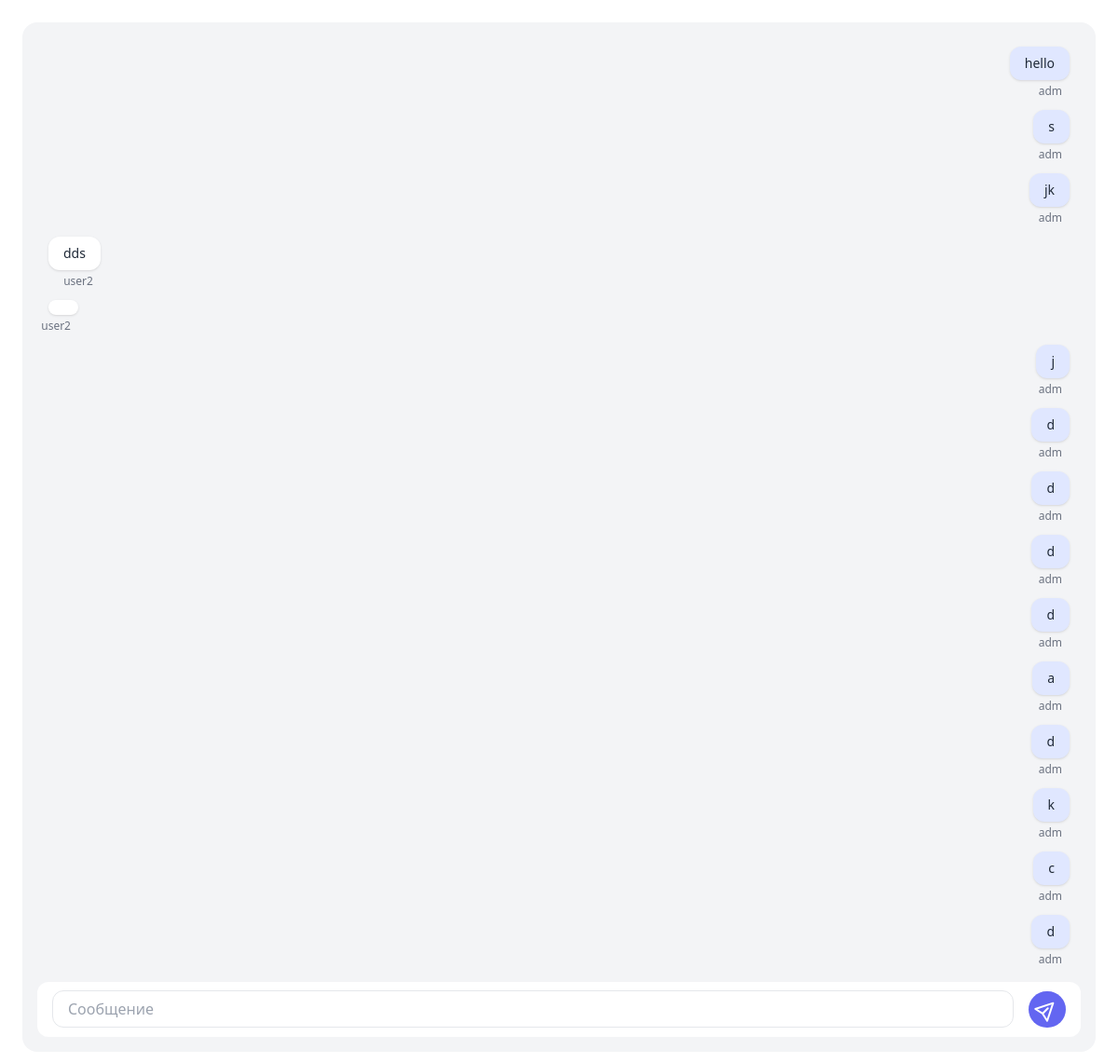
/1/ (signed in), run on an earlier commit of the app's database.
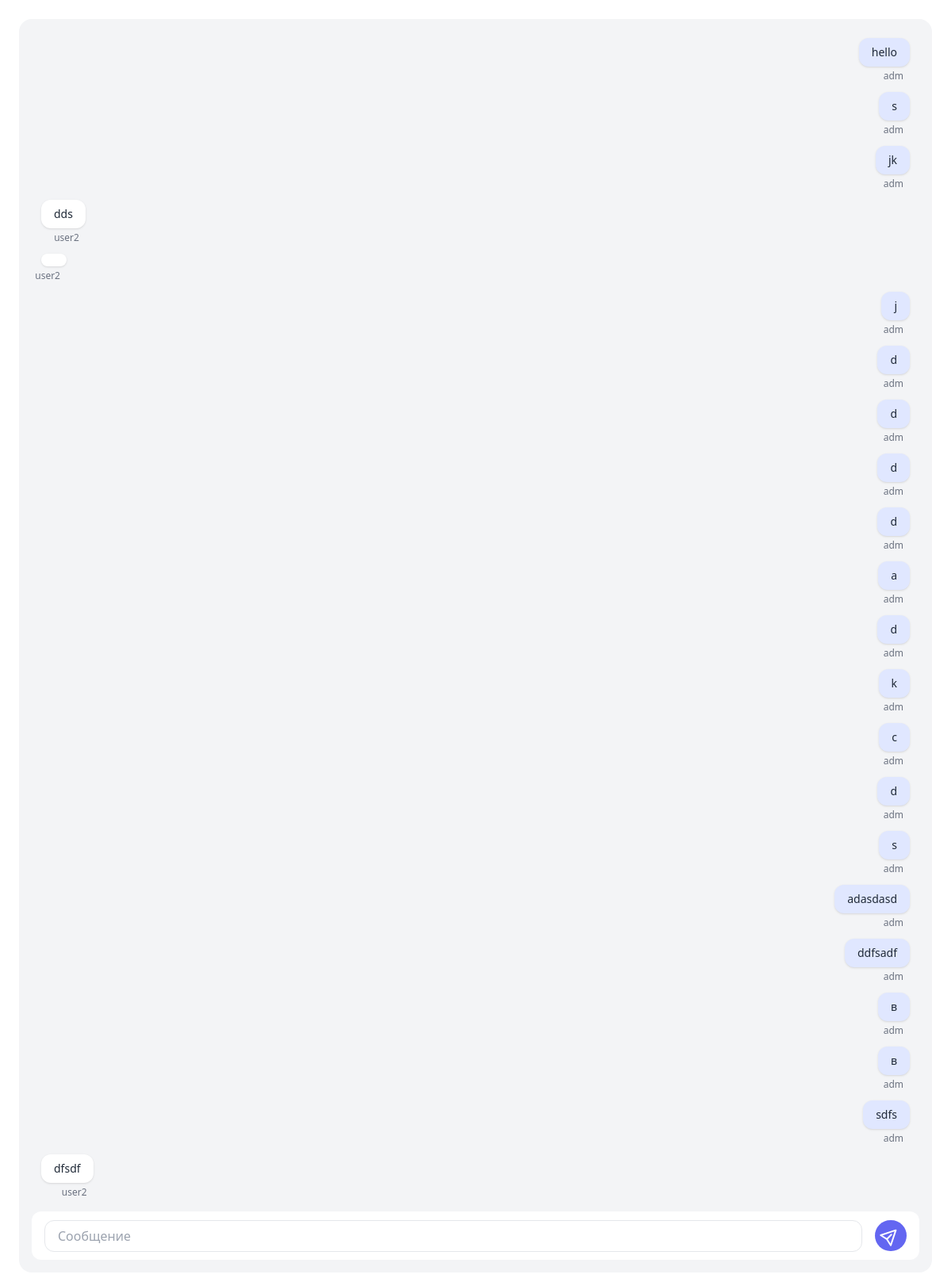
And on a later commit of the database.
### base/models.py (models this page shows)
class Message(models.Model):
    chat = models.ForeignKey(Chat, related_name='messages', on_delete=models.CASCADE)
    user = models.ForeignKey(User, related_name='messages', on_delete=models.CASCADE)
    content = models.TextField()
    date_added = models.DateTimeField(auto_now_add=True)
    class Meta:
        ordering = ('date_added',)

### base/views.py (the view)
# urls.py: path('<slug:slug>/', views.chat, name='chat'),
@login_required
def chat(request, slug):
    chat = Chat.objects.get(slug=slug)
    messages = Message.objects.filter(chat=chat)[0:32]
    return render(request, 'chat.html', {'chat': chat, 'messages': messages})

### templates/chat.html (shortened to what this page needs)
{% extends 'base.html' %} {% block content %}
<div class="flex h-screen antialiased text-gray-800">
  <div class="flex flex-row h-full w-full overflow-x-hidden">
    <div class="flex flex-col flex-auto h-full p-6">
      <div
        class="flex flex-col flex-auto flex-shrink-0 rounded-2xl bg-gray-100 h-full p-4"
      >
        <div class="flex flex-col h-full overflow-x-auto mb-4" id="chat-window">
          <div class="flex flex-col h-full">
            <div class="grid grid-cols-12 gap-y-2" id="chat">
              {% for message in messages %}
              <div
                class="{% if request.user == message.user %}col-start-6 col-end-13{% else %}col-start-1 col-end-8{% endif %} p-3 rounded-lg"
              >
                <div
                  class="flex items-center {% if request.user == message.user %}justify-start flex-row-reverse{% else %}flex-row{% endif %}"
                >
                  <div
                    class="relative text-sm bg-{% if request.user == message.user %}indigo-100{% else %}white{% endif %} py-2 px-4 shadow rounded-xl"
                  >
                    <div>{{ message.content }}</div>
                    <div
                      class="absolute text-xs bottom-0 right-0 -mb-5 mr-2 text-gray-500"
                    >
                      {{ message.user.username }}
                    </div>
                  </div>
                </div>
              </div>
              {% endfor %}
            </div>
          </div>
        </div>
        <div
          class="flex flex-row items-center h-16 rounded-xl bg-white w-full px-4"
        >
          <div class="flex-grow">
            <div class="relative w-full">
              <input
                type="text"
                id="chat-input"
                placeholder="Сообщение"
                class="flex w-full border rounded-xl focus:outline-none focus:border-indigo-300 pl-4 h-10"
              />
            </div>
          </div>
          <div class="ml-4">
            <button
              id="chat-submit"
              class="flex items-center justify-center bg-indigo-500 hover:bg-indigo-600 rounded-full text-white p-2 flex-shrink-0"
            >
              <span class="">
                <svg
                  class="w-6 h-6 rotate-45 -mt-px"
                  fill="none"
                  stroke="currentColor"
                  viewBox="0 0 24 24"
                  xmlns="http://www.w3.org/2000/svg"
                >
                  <path
                    stroke-linecap="round"
                    stroke-linejoin="round"
                    stroke-width="2"
                    d="M12 19l9 2-9-18-9 18 9-2zm0 0v-8"
                  ></path>
                </svg>
              </span>
            </button>
          </div>
        </div>
      </div>
    </div>
  </div>
</div>
{% endblock %}

### templates/base.html (shortened to what this page needs)
<!DOCTYPE html>
<html lang="en">
  <head>
    <script src="https://cdn.tailwindcss.com"></script>
  </head>
  <body>
    {% block content %} {% endblock %}
  </body>
</html>

What changed in the data, as far as the page shows it:
added Message: content "s", user.username "adm"
added Message: content "adasdasd", user.username "adm"
added Message: content "ddfsadf", user.username "adm"
added Message: content "в", user.username "adm"
added Message: content "в", user.username "adm"
added Message: content "sdfs", user.username "adm"
added Message: content "dfsdf", user.username "user2"
